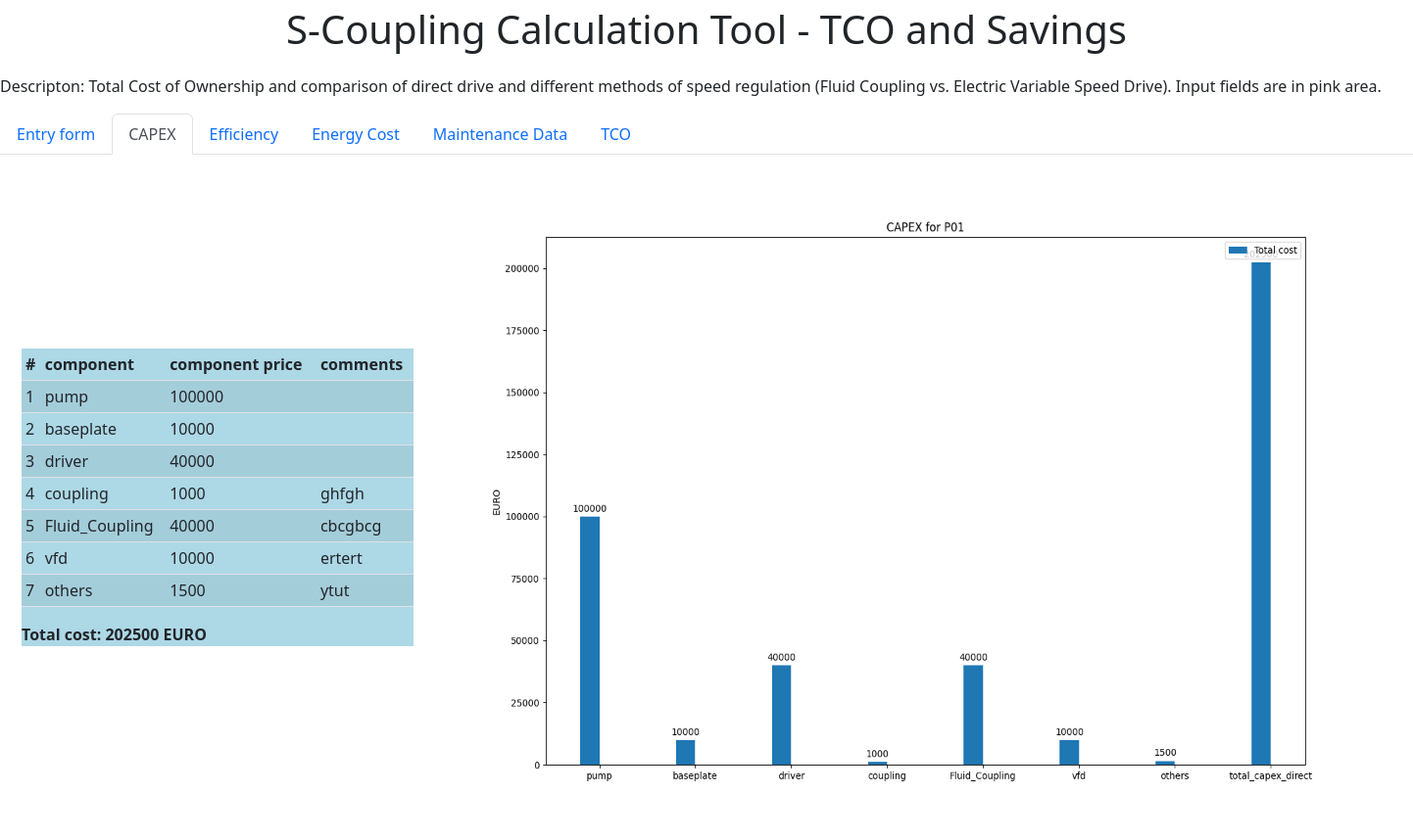
Page /capex on the committed database.
### app.py (models this page shows, shortened)
class Component(db.Model):
    id=db.Column(db.Integer, primary_key=True)
    component = db.Column(db.String(30), nullable=False)
    comments = db.Column(db.String(30), nullable=False)
    component_price=db.Column(db.Integer, nullable=False)

### app.py (the view)
@app.route('/capex', methods=['POST','GET'])
def capex():
    unit_components = Component.query.all()
    generals = General.query.all()
    unit_name = generals[0].unit_name
    total_capex_direct=0
    direct=[]
    for i in range(len(unit_components)):
        total_capex_direct+=unit_components[i].component_price
        direct.append(unit_components[i].component_price)
    direct.append(total_capex_direct)
    labels=[]
    for j in range(len(unit_components)):
        labels.append(unit_components[j].component)
    labels.append('total_capex_direct')
    x = np.arange(len(labels))  # the label locations
    width = 0.20  # the width of the bars
    fig, ax = plt.subplots(figsize=(15,10))
    rects1 = ax.bar(x - width / 2, direct, width, label='Total cost')
    ax.set_ylabel('EURO')
    ax.set_title('CAPEX for '+unit_name)
    ax.set_xticks(x, labels)
    ax.legend()
    ax.bar_label(rects1, padding=3)
    fig.savefig('static/capex.png')  # save the figure to file
    plt.close(fig)
    try:
        return render_template('capex.html',x=x,unit_name=unit_name,unit_components=unit_components,total_capex_direct=total_capex_direct)
    except:
        return render_template('capex.html', unit_name=unit_name,unit_components=unit_components, total_capex_direct=total_capex_direct)

### templates/capex.html (shortened to what this page needs)
{% extends 'base.html'%}
{%block body%}
<ul class="nav nav-tabs" id="myTab" role="tablist">
  <li class="nav-item" role="presentation">
    <a class="nav-link" id="form" data-bs-toggle="tab" data-bs-target="#Entry form" type="button" role="tab" aria-controls="Entry form" aria-selected="false" href="/form_page">Entry form</a>
  </li>
  <li class="nav-item" role="presentation">
    <a class="nav-link active" id="capex" data-bs-toggle="tab" data-bs-target="#capex" type="button" role="tab" aria-controls="capex" aria-selected="true" href="/capex">CAPEX</a>
  </li>
  <li class="nav-item" role="presentation">
    <a class="nav-link" id="efficiency" data-bs-toggle="tab" data-bs-target="#efficiency" type="button" role="tab" aria-controls="efficiency" aria-selected="false" href="/efficiency">Efficiency</a>
  </li>
    <li class="energy" role="presentation">
    <a class="nav-link" id="energy" data-bs-toggle="tab" data-bs-target="#energy" type="button" role="tab" aria-controls="energy" aria-selected="false" href="/energy">Energy Cost</a>
  </li>
    <li class="energy" role="presentation">
    <a class="nav-link" id="maintenance" data-bs-toggle="tab" data-bs-target="#maintenance" type="button" role="tab" aria-controls="maintenance" aria-selected="false" href="/maintenance">Maintenance Data</a>
  </li>
    <li class="energy" role="presentation">
    <a class="nav-link" id="tco" data-bs-toggle="tab" data-bs-target="#tco" type="button" role="tab" aria-controls="tco" aria-selected="false" href="/tco">TCO</a>
  </li>
</ul>
<section class="container">
  <div class="tab">
<table class="table table-striped table-sm">
          <thead>
            <tr>
              <th scope="col">#</th>
              <th scope="col">component</th>
              <th scope="col">component price</th>
              <th scope="col">comments</th>
            </tr>
          </thead>
     <tbody>
     {% for i in unit_components %}
            <tr>
              <td class="counterCell"></td>
              <td>{{i.component}}</td>
              <td>{{i.component_price}}</td>
              <td>{{i.comments}}</td>
            </tr>
     {% endfor %}
          </tbody>
</table>
    <b>Total cost: {{total_capex_direct}} EURO</b><br>
  </div>
<div class="image">
<img src="{{url_for('static', filename='capex.png')}}" align="middle" alt="Capex pic" width="1000" height="700"/>
  </div>
</section>
{%endblock%}

### templates/base.html (shortened to what this page needs)
<!DOCTYPE html>
<html lang="en">
<head>
    <link rel="stylesheet" href="{{ url_for('static', filename='css/main.css') }}">
    <link rel="stylesheet" href='https://cdn.jsdelivr.net/npm/bootstrap@5.2.0/dist/css/bootstrap.min.css'>
</head>
<body>
<p class="text-center">
<span class="fs-1">S-Coupling Calculation Tool - TCO and Savings</span></p>
<p class="text-left">
<span class="fs-6">Descripton:  Total Cost of Ownership and comparison of direct drive and different methods of speed regulation (Fluid Coupling vs. Electric Variable Speed Drive). Input fields are in pink area.
</span></p>
{%block body%}{%endblock%}
</body>
</html>

### templates/capex.html (style rules this page uses)
.image { grid-area: image; background:pink; }
.tab { grid-area: tab; align-self: center; background:lightblue; }
.container { display: grid; margin-left: 10px; gap: 10px 10px; grid-template-columns: 400px 1000px; grid-template-rows: 700px; grid-template-areas: "tab image"; }
table { counter-reset: tableCount; }
.counterCell:before { content: counter(tableCount); counter-increment: tableCount; }
ul { list-style-type: decimal; }

### rows in the picture
Component: component "pump", component_price "100000"
Component: component "baseplate", component_price "10000"
Component: component "driver", component_price "40000"
Component: component "coupling", component_price "1000", comments "ghfgh"
Component: component "Fluid_Coupling", component_price "40000", comments "cbcgbcg"
Component: component "vfd", component_price "10000", comments "ertert"
Component: component "others", component_price "1500", comments "ytut"

### other values in the picture
{{ total_capex_direct }} "202500"
